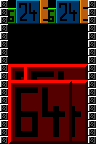

A 2D game scene composited from a Tiled map and its tileset images. What follows is a short description and the map's XML, with every tile layer's data as written:
An orthogonal 12x18 tile map with 8x8 px tiles, 1 tile layer (tiles) and 1 object (Portal).

<map version="1.4" tiledversion="1.4.3" orientation="orthogonal" renderorder="right-down" width="12" height="18" tilewidth="8" tileheight="8" infinite="0" nextlayerid="6" nextobjectid="11">
 <editorsettings>
  <export target="../../../resources/levels/zones/dev_0/final.json" format="ld48-export" />
 </editorsettings>
 <tileset firstgid="1" source="../../tsx/dev.tsx" />
 <layer id="1" name="tiles" width="12" height="18">
  <properties>
   <property name="z" type="float" value="1" />
  </properties>
  <data encoding="csv">
127,93,94,95,96,97,93,94,95,96,97,127,
127,111,112,113,114,115,111,112,113,114,115,127,
127,129,130,131,132,133,129,130,131,132,133,127,
127,0,0,0,0,0,0,0,0,0,0,127,
127,0,0,0,0,0,0,0,0,0,0,127,
127,0,0,0,0,0,0,0,0,0,0,127,
127,0,0,0,0,0,0,0,0,0,0,127,
127,0,0,0,0,0,0,0,0,0,0,127,
127,11,12,11,12,13,14,15,16,17,18,127,
127,29,30,29,30,31,32,33,34,35,36,127,
127,11,12,13,14,15,16,17,18,17,18,127,
127,29,30,31,32,33,34,35,36,35,36,127,
127,47,48,49,50,51,52,53,54,53,54,127,
127,65,66,67,68,69,70,71,72,71,72,127,
127,83,84,85,86,87,88,89,90,89,90,127,
127,101,102,103,104,105,106,107,108,107,108,127,
127,119,120,121,122,123,124,125,126,125,126,127,
127,137,138,139,140,141,142,143,144,143,144,127
</data>
 </layer>
 <objectgroup id="2" name="solid" />
 <objectgroup id="3" name="player">
  <properties>
   <property name="z" type="float" value="2" />
  </properties>
 </objectgroup>
 <objectgroup id="5" name="portal">
  <properties>
   <property name="z" type="float" value="1.5" />
  </properties>
  <object id="9" type="Portal" x="0" y="120" width="96" height="16" />
 </objectgroup>
</map>
